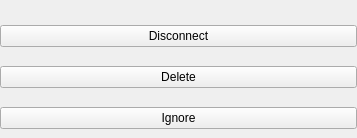
<?xml version="1.0" encoding="UTF-8"?>
<ui version="4.0">
 <class>DisconnectAndDeleteButton</class>
 <widget class="QWidget" name="DisconnectAndDeleteButton">
  <property name="geometry">
   <rect>
    <x>0</x>
    <y>0</y>
    <width>357</width>
    <height>138</height>
   </rect>
  </property>
  <property name="windowTitle">
   <string>DisconnectAndDeleteButton</string>
  </property>
  <layout class="QVBoxLayout" name="m_verticalDeviceWidgetLayout">
   <property name="spacing">
    <number>10</number>
   </property>
   <property name="leftMargin">
    <number>0</number>
   </property>
   <property name="topMargin">
    <number>16</number>
   </property>
   <property name="rightMargin">
    <number>0</number>
   </property>
   <property name="bottomMargin">
    <number>0</number>
   </property>
   <item>
    <widget class="QPushButton" name="disconnectButton">
     <property name="accessibleName">
      <string>ButtonDisconnect</string>
     </property>
     <property name="text">
      <string>Disconnect</string>
     </property>
    </widget>
   </item>
   <item>
    <widget class="QPushButton" name="deleteButton">
     <property name="accessibleName">
      <string>ButtonDelete</string>
     </property>
     <property name="text">
      <string>Delete</string>
     </property>
    </widget>
   </item>
   <item>
    <widget class="QPushButton" name="ignoreButton">
     <property name="accessibleName">
      <string>ButtonIgnore</string>
     </property>
     <property name="text">
      <string>Ignore</string>
     </property>
    </widget>
   </item>
  </layout>
 </widget>
 <resources/>
 <connections/>
</ui>
